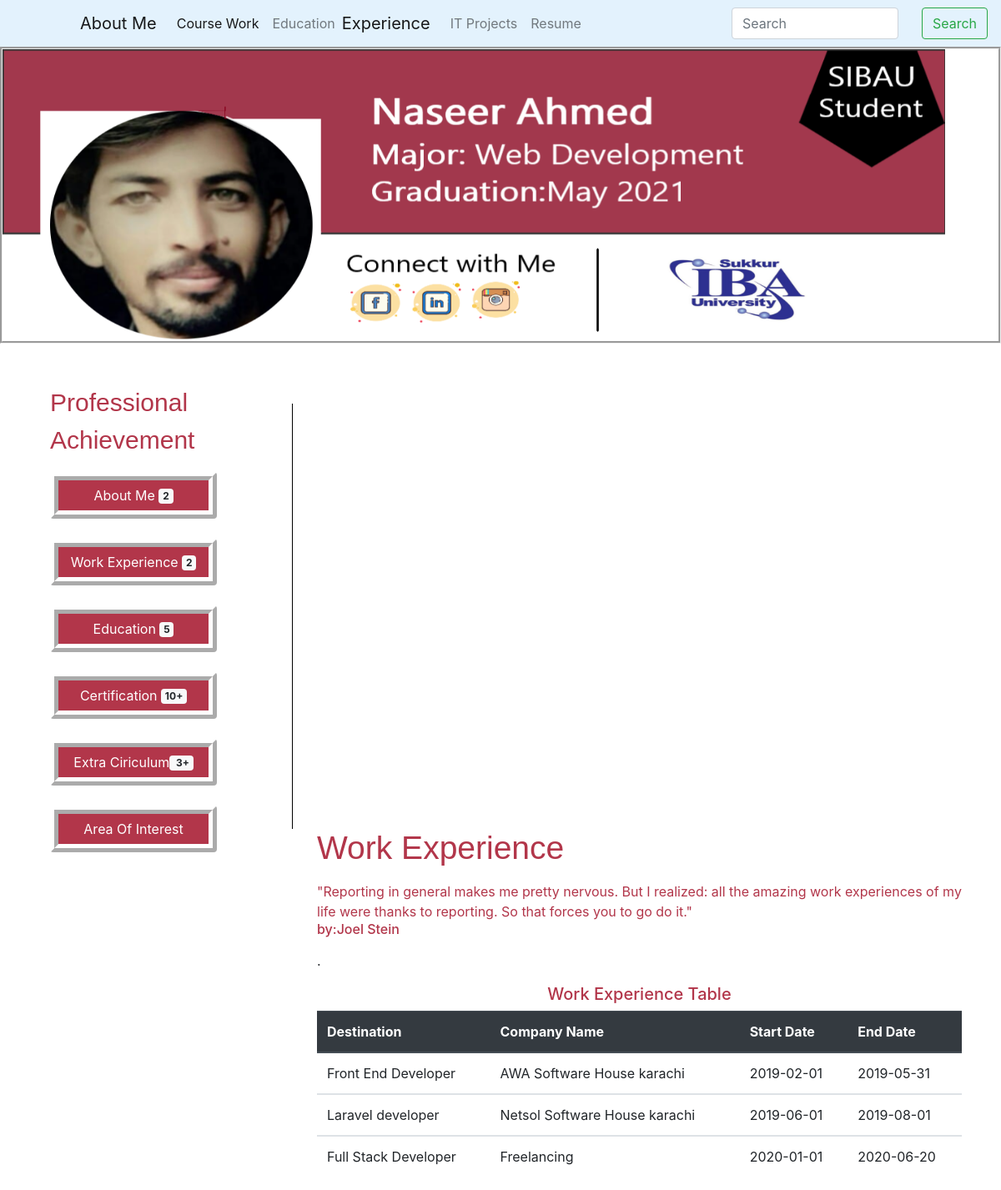
The page /experience.php on the database its author committed.
### tables this page shows
CREATE TABLE `experience` (
  `destName` varchar(100) NOT NULL,
  `Companyname` varchar(100) NOT NULL,
  `startdate` date NOT NULL,
  `enddate` date NOT NULL
);

### experience.php (the view, shortened to what this page needs)
<!DOCTYPE html>
<html>
<head>
<link rel="stylesheet" type="text/css" href="style.css">
<link rel="stylesheet" href="https://stackpath.bootstrapcdn.com/bootstrap/4.5.0/css/bootstrap.min.css">
</head>
<body>
<center>
<nav class="navbar navbar-expand-lg navbar-light" style="background-color: #e3f2fd;">
  <div class="collapse navbar-collapse" id="navbarTogglerDemo01">
    <a class="navbar-brand" href="index.html">About Me</a>
    <ul class="navbar-nav mr-auto mt-2 mt-lg-0">
      <li class="nav-item active">
        <a class="nav-link" href="certification.php">Course Work </a>
      </li>
      <li class="nav-item">
        <a class="nav-link" href="education.php">Education</a>
      </li>
      <li class="nav-item">
        <a class="navbar-brand" href="experience.php">Experience<span class="sr-only">(current)</span></a>
      </li>
      <li class="nav-item">
        <a class="nav-link" href="projects.php">IT Projects</a>
      </li>
      <li class="nav-item">
        <a class="nav-link" href="resume.php">Resume</a>
      </li>
    </ul>
    <form class="form-inline my-2 my-lg-0">
      <input class="form-control mr-sm-2" type="search" placeholder="Search" aria-label="Search">
      <button class="btn btn-outline-success my-2 my-sm-0" type="submit">Search</button>
    </form>
  </div>
</nav>
</center>
<div class="mainbox" style="clear: both;">
<img class="myimage" src="picsets.png" alt="Invalid Image">
</div><br><br>
<div class="badges" style="clear: both; float: left;">
<P class="professional">Professional<br>Achievement</P>
<ul class="nav flex-column">
  <li class="nav-item">
   <a href="index.html"> <button type="button" class="btn btn-primary">About Me <span class="badge badge-light">2</span>
</button></a>
  </li>
  <br>
  <a style="color: white; text-decoration: none;" href="experience.php">
  <li class="nav-item">
    <button type="button" class="btn btn-primary">
  Work Experience <span class="badge badge-light">2</span>
</button>
  </li></a>
  <br>
  <a style="color: white; text-decoration: none;" href="education.php">
  <li class="nav-item">
 <button type="button" class="btn btn-primary">Education <span       class="badge badge-light">5</span>
</button>
  </li></a>
  <br>
  <a style="color: white; text-decoration: none;" href="certification.php">
  <li class="nav-item">
  <button type="button" class="btn btn-primary">Certification <span class="badge badge-light">10+</span>
</button>
  </li></a>
  <br>
  <a style="color: white; text-decoration: none;" href="ec.php">
  <li class="nav-item">
  <button type="button" class="btn btn-primary">Extra Ciriculum<span class="badge badge-light">&nbsp;3+</span>
</button>
  </li></a>
  <br>
  <a style="color: white; text-decoration: none;" href="aoi.php">
  <li class="nav-item">
  <button type="button" class="btn btn-primary">Area Of Interest<span class="badge badge-light"></span>
</button>
  </li></a>
</ul>
</div>
<br>
<div style="float: left; margin-left: 120px;">
<h1 class="display-1">Work Experience</h1>
<p class="lead">
  <blockquote style="color: rgb(178,54,74);" cite="https://www.azquotes.com/quotes/topics/work-experience.html">
    "Reporting in general makes me pretty nervous. But I realized: all the amazing work experiences of my<br> life were thanks to reporting. So that forces you to go do it."<br>
    <h6>by:Joel Stein</h6>
    </blockquote>.
</p>
<H5 style="color:rgb(178,54,74);"><center>Work Experience Table</center></H5>
<?php
$server="localhost";
$user ="root";
$pass ="";
$db   ="portfoliodata";
$con  =new mysqli($server,$user,$pass,$db);
echo "<table class=\"table\">";
echo " <thead class=\"thead-dark\">";
echo "   <tr> ";
echo "     <th scope=\"col\">Destination</th>";
echo "    <th scope=\"col\">Company Name</th>";
echo "     <th scope=\"col\">Start Date</th>";
echo "     <th scope=\"col\">End Date</th>";
echo "   </tr>";
echo " </thead>";
$result = mysqli_query($con,"select *from experience");
while($row = mysqli_fetch_array($result))
{
echo " <tbody>";
echo "  <tr>
     <td>".$row['destName']."</td>
      <td>".$row['Companyname']."</td>
      <td>".$row['startdate']."</td>
   <td>".$row['enddate']."</td>
    </tr>";
echo "  </tbody>";
}
echo "</table>";
?>
</div>
</body>
</html>

### style.css (style rules this page uses)
.collapse, .navbar-collapse { padding-left: 80px !important; }
.form-inline, .my-2, .my-lg-0 { margin-right: 50px !important; }
.form-control, .mr-sm-2 { width: 350px !important; }
@media only screen and (max-width: 1300px) { .form-inline, .my-2, .my-lg-0 { margin-right: 0px !important; margin-left: 20px; } }
@media only screen and (max-width: 1300px) { .form-control, .mr-sm-2 { width: 200px !important; } }
.mainbox { border-style: groove; }
.myimage { width: 1515px; height: 390px; }
@media only screen and (max-width: 1200px) { .myimage { flex-wrap: wrap; width: 1130px; height: 350px; } }
.professional { color:rgb(178,54,74); margin-left: 60px; font-size: 30px; font-family: Gill Sans Extrabold, sans-serif; }
.nav, .flex-column { margin-left: 60px; }
#nav-item>.btn, .btn-primary { width: 200px; border-style: ridge !important; border-width:10px !important; background-color:rgb(178,54,74) !important; border-color: white !important; }
.display-1 { color:rgb(178,54,74); font-size: 39px !important; font-family: Gill Sans Extrabold, sans-serif; }
.lead { font-size: 25px !important; }
.thead-dark { background-color:rgb(178,54,74) !important; }

### rows shown on the page
experience: destName "Front End Developer", Companyname "AWA Software House karachi", startdate "2019-02-01", enddate "2019-05-31"
experience: destName "Laravel developer", Companyname "Netsol Software House karachi", startdate "2019-06-01", enddate "2019-08-01"
experience: destName "Full Stack Developer", Companyname "Freelancing", startdate "2020-01-01", enddate "2020-06-20"
